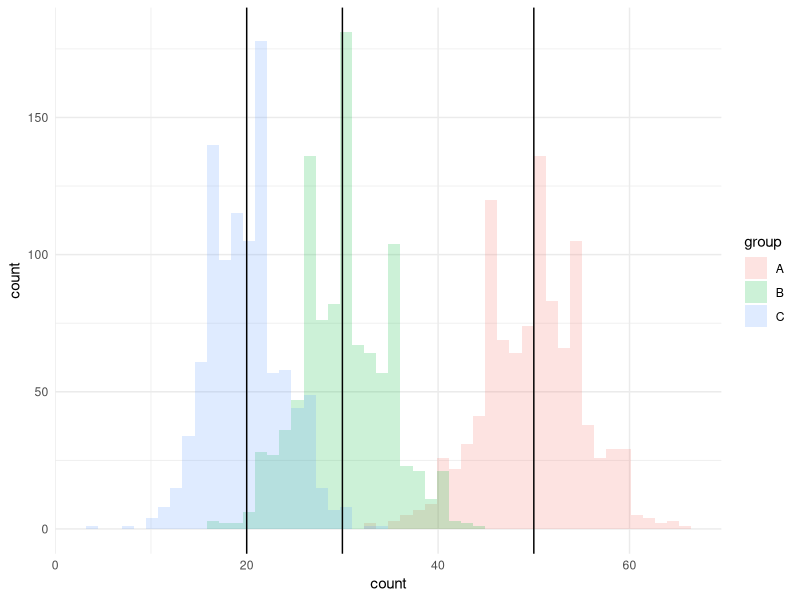

R code for this plot:
library(tidyverse)

A <- rep("A", 50)
B <- rep("B", 30)
C <- rep("C", 20)

choices <- tibble(choice = c(A, B, C))

reps <- 1000

freq_a <- numeric(length = reps)
freq_b <- numeric(length = reps)
freq_c <- numeric(length = reps)

for(i in 1:reps) {
    rand_choices <- sample(choices$choice, size = nrow(choices), replace = TRUE)
    count_summary <- plyr::count(rand_choices)
    freq_a[i] <- count_summary[1, "freq"]
    freq_b[i] <- count_summary[2, "freq"]
    freq_c[i] <- count_summary[3, "freq"]
}

res <- tibble(A = freq_a, B = freq_b, C = freq_c)
res_long <- res %>% 
    pivot_longer(cols=everything(), names_to = "group", values_to = "count") %>% 
    mutate(group = as.factor(group))
res_long

ggplot(data = res_long, aes(x = count, fill = group)) +
    geom_histogram(data = res_long[res_long$group == "A",], alpha = 0.2, bins = 50) +
    geom_histogram(data = res_long[res_long$group == "B",], alpha = 0.2, bins = 50) +
    geom_histogram(data = res_long[res_long$group == "C",], alpha = 0.2, bins = 50) +
    theme_minimal() +
    geom_vline(xintercept = 20) +
    geom_vline(xintercept = 30) +
    geom_vline(xintercept = 50)

res_long %>% 
    group_by(group) %>% 
    summarize(n = n(),
              sd = sd(count),
              se = sd / sqrt(n))
